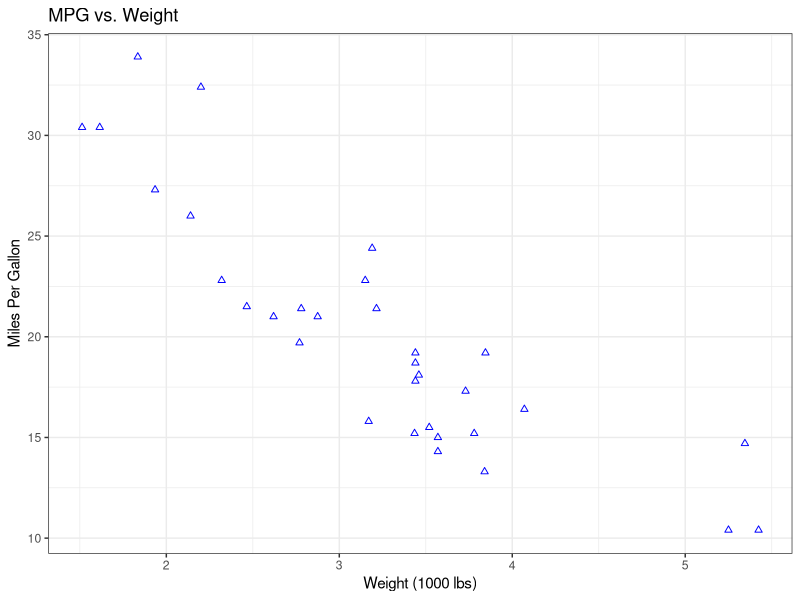

The R script that drew this image: (Note: this script raises an error after producing the figure.)
country <- c("Angola", "Papua New Guinea", "Pakistan", "Chad", "Ethiopia", "Kenya", "Nigeria", "Liberia", "Burkina Faso", "India")
coverage <- c(-0.14, -0.35, 0.12, 0.14, 0.32, 0.07, 0.2, 0.18, 0.3, 0.35)
inequality <- c(0.1, 0.08, 0.05, 0.01, 0.005, -0.06, -0.07, -0.11, -0.13, -0.16)
df_plot <- data.frame(country, coverage, inequality)
df_plot
library(tidyverse)
library(ggplot2)
ggplot(mtcars, aes(x = wt, y = mpg)) +
  geom_point(color = "blue", shape= 2) +
  scale_x_continuous("Weight (1000 lbs)") +
  scale_y_continuous("Miles Per Gallon") +
  ggtitle("MPG vs. Weight") + 
  theme_bw()
#practice
ggplot(df_plot, aes(x = coverage, y = inequality)) +
  geom_point(aes(size = size, color = color)) +
  geom_text(aes(label = country), hjust = -0.2, vjust = 0.2) +
  xlim(c(-0.35, 0.55)) +
  ylim(c(-0.17, 0.1)) + 
  scale_color_manual(values = c("purple", "blue", "yellow"),
                     labels = c("Tim", "Xanh", "Vang"))

df_plot$size <- c(1.1, 0.6, 3, 1, 2, 1.1, 3, 0.7, 1.1, 8)
df_plot$color <- c("purple", "blue", "yellow", "purple", "purple", "purple", "purple", "purple", "purple", "yellow")
df_plot

cols <- c(
  "red" = "#fa8495",
  "green" = "#4ca258",
  "darkblue" = "#6493bb",
  "yellow" = "#d7c968",
  "blue" = "#7dd8f3",
  "purple" = "#bc5c91"
)

ggplot(df_plot, aes(x = coverage, y = inequality)) +
  geom_point(aes(size = size, color = color), alpha = 0.8) +
  geom_text(aes(label = country), hjust = -0.2, vjust = 0.2) +
  geom_vline(xintercept = 0, color = "#999999") +
  geom_hline(yintercept = 0, color = "#999999") +
  scale_x_continuous(breaks = c(-0.25, 0, 0.25, 0.5),
                     limits = c(-0.4, 0.55)) +
  scale_y_continuous(breaks = c(-0.1, 0, 0.1), limits = c(-0.16, 0.1)) +
  scale_size_continuous(
    breaks = c(2, 4, 6, 8),
    labels = c("50 million", "100 million", "150 million", "200 million"),
    range = c(0, 8),
    guide = guide_legend(order = 1)
  ) +
  scale_color_manual(
    values = cols,
    breaks = c("red", "green", "darkblue", "yellow", "blue", "purple"),
    labels = c(
      "Central Europe, Eastern Europe and Central Asia",
      "Latin America and Caribbean",
      "North Africa and Middle East",
      "South Asia",
      "Southeast Asia, East Asia and Oceania",
      "Sub-Saharan Africa"
    ),
    guide = guide_legend(order = 2)
  ) +
  labs(x = "Change in MCV1 coverage (2019-2000)",
       y = "Change in absolute geographical inequality (2019-2000)",
       size = NULL,
       color = NULL) +
  theme_classic() +
  theme(
    legend.position = "top",
    legend.direction = "vertical",
    legend.text = element_text(size = 11),
    legend.key.height = unit(0.5, "cm"),
    axis.text = element_text(size = 11)
  )


